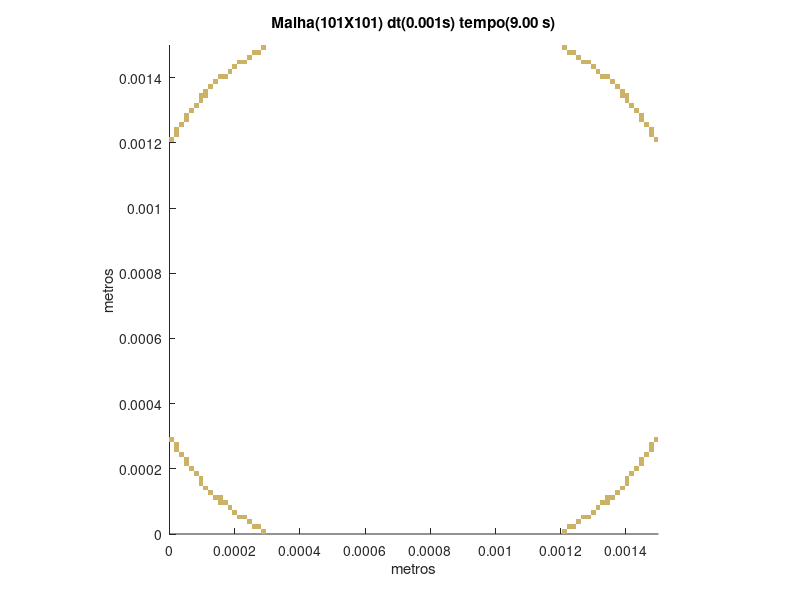

Here is the MATLAB script that generated this plot:
set (gca,'PlotBoxAspectRatio',[1 1 1],'Xlim',[0,0.0015],'Ylim',[0,0.0015])
hold on
title('Malha(101X101) dt(0.001s) tempo(9.00 s)')
hold on
ylabel('metros')
hold on
xlabel('metros')
hold on

fill([0.000282178217821782 0.000282178217821782 0.000297029702970297 0.000297029702970297],[0 1.48514851485149E-05 1.48514851485149E-05 0],[0.8,0.7,0.4],'LineStyle','none')

fill([0.0012029702970297 0.0012029702970297 0.00121782178217822 0.00121782178217822],[0 1.48514851485149E-05 1.48514851485149E-05 0],[0.8,0.7,0.4],'LineStyle','none')

fill([0.000252475247524752 0.000252475247524752 0.000267326732673267 0.000267326732673267],[1.48514851485149E-05 2.97029702970297E-05 2.97029702970297E-05 1.48514851485149E-05],[0.8,0.7,0.4],'LineStyle','none')

fill([0.000267326732673267 0.000267326732673267 0.000282178217821782 0.000282178217821782],[1.48514851485149E-05 2.97029702970297E-05 2.97029702970297E-05 1.48514851485149E-05],[0.8,0.7,0.4],'LineStyle','none')

fill([0.00121782178217822 0.00121782178217822 0.00123267326732673 0.00123267326732673],[1.48514851485149E-05 2.97029702970297E-05 2.97029702970297E-05 1.48514851485149E-05],[0.8,0.7,0.4],'LineStyle','none')

fill([0.00123267326732673 0.00123267326732673 0.00124752475247525 0.00124752475247525],[1.48514851485149E-05 2.97029702970297E-05 2.97029702970297E-05 1.48514851485149E-05],[0.8,0.7,0.4],'LineStyle','none')

fill([0.000237623762376238 0.000237623762376238 0.000252475247524752 0.000252475247524752],[2.97029702970297E-05 4.45544554455446E-05 4.45544554455446E-05 2.97029702970297E-05],[0.8,0.7,0.4],'LineStyle','none')

fill([0.00124752475247525 0.00124752475247525 0.00126237623762376 0.00126237623762376],[2.97029702970297E-05 4.45544554455446E-05 4.45544554455446E-05 2.97029702970297E-05],[0.8,0.7,0.4],'LineStyle','none')

fill([0.000207920792079208 0.000207920792079208 0.000222772277227723 0.000222772277227723],[4.45544554455446E-05 5.94059405940594E-05 5.94059405940594E-05 4.45544554455446E-05],[0.8,0.7,0.4],'LineStyle','none')

fill([0.000222772277227723 0.000222772277227723 0.000237623762376238 0.000237623762376238],[4.45544554455446E-05 5.94059405940594E-05 5.94059405940594E-05 4.45544554455446E-05],[0.8,0.7,0.4],'LineStyle','none')

fill([0.00126237623762376 0.00126237623762376 0.00127722772277228 0.00127722772277228],[4.45544554455446E-05 5.94059405940594E-05 5.94059405940594E-05 4.45544554455446E-05],[0.8,0.7,0.4],'LineStyle','none')

fill([0.00127722772277228 0.00127722772277228 0.00129207920792079 0.00129207920792079],[4.45544554455446E-05 5.94059405940594E-05 5.94059405940594E-05 4.45544554455446E-05],[0.8,0.7,0.4],'LineStyle','none')

fill([0.000193069306930693 0.000193069306930693 0.000207920792079208 0.000207920792079208],[5.94059405940594E-05 7.42574257425743E-05 7.42574257425743E-05 5.94059405940594E-05],[0.8,0.7,0.4],'LineStyle','none')

fill([0.00129207920792079 0.00129207920792079 0.00130693069306931 0.00130693069306931],[5.94059405940594E-05 7.42574257425743E-05 7.42574257425743E-05 5.94059405940594E-05],[0.8,0.7,0.4],'LineStyle','none')

fill([0.000178217821782178 0.000178217821782178 0.000193069306930693 0.000193069306930693],[7.42574257425743E-05 8.91089108910891E-05 8.91089108910891E-05 7.42574257425743E-05],[0.8,0.7,0.4],'LineStyle','none')

fill([0.00130693069306931 0.00130693069306931 0.00132178217821782 0.00132178217821782],[7.42574257425743E-05 8.91089108910891E-05 8.91089108910891E-05 7.42574257425743E-05],[0.8,0.7,0.4],'LineStyle','none')

fill([0.000148514851485149 0.000148514851485149 0.000163366336633663 0.000163366336633663],[8.91089108910891E-05 0.000103960396039604 0.000103960396039604 8.91089108910891E-05],[0.8,0.7,0.4],'LineStyle','none')

fill([0.000163366336633663 0.000163366336633663 0.000178217821782178 0.000178217821782178],[8.91089108910891E-05 0.000103960396039604 0.000103960396039604 8.91089108910891E-05],[0.8,0.7,0.4],'LineStyle','none')

fill([0.00132178217821782 0.00132178217821782 0.00133663366336634 0.00133663366336634],[8.91089108910891E-05 0.000103960396039604 0.000103960396039604 8.91089108910891E-05],[0.8,0.7,0.4],'LineStyle','none')

fill([0.00133663366336634 0.00133663366336634 0.00135148514851485 0.00135148514851485],[8.91089108910891E-05 0.000103960396039604 0.000103960396039604 8.91089108910891E-05],[0.8,0.7,0.4],'LineStyle','none')

fill([0.000133663366336634 0.000133663366336634 0.000148514851485149 0.000148514851485149],[0.000103960396039604 0.000118811881188119 0.000118811881188119 0.000103960396039604],[0.8,0.7,0.4],'LineStyle','none')

fill([0.000148514851485149 0.000148514851485149 0.000163366336633663 0.000163366336633663],[0.000103960396039604 0.000118811881188119 0.000118811881188119 0.000103960396039604],[0.8,0.7,0.4],'LineStyle','none')

fill([0.00133663366336634 0.00133663366336634 0.00135148514851485 0.00135148514851485],[0.000103960396039604 0.000118811881188119 0.000118811881188119 0.000103960396039604],[0.8,0.7,0.4],'LineStyle','none')

fill([0.00135148514851485 0.00135148514851485 0.00136633663366337 0.00136633663366337],[0.000103960396039604 0.000118811881188119 0.000118811881188119 0.000103960396039604],[0.8,0.7,0.4],'LineStyle','none')

fill([0.000118811881188119 0.000118811881188119 0.000133663366336634 0.000133663366336634],[0.000118811881188119 0.000133663366336634 0.000133663366336634 0.000118811881188119],[0.8,0.7,0.4],'LineStyle','none')

fill([0.00136633663366337 0.00136633663366337 0.00138118811881188 0.00138118811881188],[0.000118811881188119 0.000133663366336634 0.000133663366336634 0.000118811881188119],[0.8,0.7,0.4],'LineStyle','none')

fill([0.000103960396039604 0.000103960396039604 0.000118811881188119 0.000118811881188119],[0.000133663366336634 0.000148514851485149 0.000148514851485149 0.000133663366336634],[0.8,0.7,0.4],'LineStyle','none')

fill([0.00138118811881188 0.00138118811881188 0.0013960396039604 0.0013960396039604],[0.000133663366336634 0.000148514851485149 0.000148514851485149 0.000133663366336634],[0.8,0.7,0.4],'LineStyle','none')

fill([8.91089108910891E-05 8.91089108910891E-05 0.000103960396039604 0.000103960396039604],[0.000148514851485149 0.000163366336633663 0.000163366336633663 0.000148514851485149],[0.8,0.7,0.4],'LineStyle','none')

fill([0.0013960396039604 0.0013960396039604 0.00141089108910891 0.00141089108910891],[0.000148514851485149 0.000163366336633663 0.000163366336633663 0.000148514851485149],[0.8,0.7,0.4],'LineStyle','none')

fill([8.91089108910891E-05 8.91089108910891E-05 0.000103960396039604 0.000103960396039604],[0.000163366336633663 0.000178217821782178 0.000178217821782178 0.000163366336633663],[0.8,0.7,0.4],'LineStyle','none')

fill([0.0013960396039604 0.0013960396039604 0.00141089108910891 0.00141089108910891],[0.000163366336633663 0.000178217821782178 0.000178217821782178 0.000163366336633663],[0.8,0.7,0.4],'LineStyle','none')

fill([7.42574257425743E-05 7.42574257425743E-05 8.91089108910891E-05 8.91089108910891E-05],[0.000178217821782178 0.000193069306930693 0.000193069306930693 0.000178217821782178],[0.8,0.7,0.4],'LineStyle','none')

fill([0.00141089108910891 0.00141089108910891 0.00142574257425743 0.00142574257425743],[0.000178217821782178 0.000193069306930693 0.000193069306930693 0.000178217821782178],[0.8,0.7,0.4],'LineStyle','none')

fill([5.94059405940594E-05 5.94059405940594E-05 7.42574257425743E-05 7.42574257425743E-05],[0.000193069306930693 0.000207920792079208 0.000207920792079208 0.000193069306930693],[0.8,0.7,0.4],'LineStyle','none')

fill([0.00142574257425743 0.00142574257425743 0.00144059405940594 0.00144059405940594],[0.000193069306930693 0.000207920792079208 0.000207920792079208 0.000193069306930693],[0.8,0.7,0.4],'LineStyle','none')

fill([4.45544554455446E-05 4.45544554455446E-05 5.94059405940594E-05 5.94059405940594E-05],[0.000207920792079208 0.000222772277227723 0.000222772277227723 0.000207920792079208],[0.8,0.7,0.4],'LineStyle','none')

fill([0.00144059405940594 0.00144059405940594 0.00145544554455446 0.00145544554455446],[0.000207920792079208 0.000222772277227723 0.000222772277227723 0.000207920792079208],[0.8,0.7,0.4],'LineStyle','none')

fill([4.45544554455446E-05 4.45544554455446E-05 5.94059405940594E-05 5.94059405940594E-05],[0.000222772277227723 0.000237623762376238 0.000237623762376238 0.000222772277227723],[0.8,0.7,0.4],'LineStyle','none')

fill([0.00144059405940594 0.00144059405940594 0.00145544554455446 0.00145544554455446],[0.000222772277227723 0.000237623762376238 0.000237623762376238 0.000222772277227723],[0.8,0.7,0.4],'LineStyle','none')

fill([2.97029702970297E-05 2.97029702970297E-05 4.45544554455446E-05 4.45544554455446E-05],[0.000237623762376238 0.000252475247524752 0.000252475247524752 0.000237623762376238],[0.8,0.7,0.4],'LineStyle','none')

fill([0.00145544554455446 0.00145544554455446 0.00147029702970297 0.00147029702970297],[0.000237623762376238 0.000252475247524752 0.000252475247524752 0.000237623762376238],[0.8,0.7,0.4],'LineStyle','none')

fill([1.48514851485149E-05 1.48514851485149E-05 2.97029702970297E-05 2.97029702970297E-05],[0.000252475247524752 0.000267326732673267 0.000267326732673267 0.000252475247524752],[0.8,0.7,0.4],'LineStyle','none')

fill([0.00147029702970297 0.00147029702970297 0.00148514851485149 0.00148514851485149],[0.000252475247524752 0.000267326732673267 0.000267326732673267 0.000252475247524752],[0.8,0.7,0.4],'LineStyle','none')

fill([1.48514851485149E-05 1.48514851485149E-05 2.97029702970297E-05 2.97029702970297E-05],[0.000267326732673267 0.000282178217821782 0.000282178217821782 0.000267326732673267],[0.8,0.7,0.4],'LineStyle','none')

fill([0.00147029702970297 0.00147029702970297 0.00148514851485149 0.00148514851485149],[0.000267326732673267 0.000282178217821782 0.000282178217821782 0.000267326732673267],[0.8,0.7,0.4],'LineStyle','none')

fill([0 0 1.48514851485149E-05 1.48514851485149E-05],[0.000282178217821782 0.000297029702970297 0.000297029702970297 0.000282178217821782],[0.8,0.7,0.4],'LineStyle','none')

fill([0.00148514851485149 0.00148514851485149 0.0015 0.0015],[0.000282178217821782 0.000297029702970297 0.000297029702970297 0.000282178217821782],[0.8,0.7,0.4],'LineStyle','none')

fill([0 0 1.48514851485149E-05 1.48514851485149E-05],[0.0012029702970297 0.00121782178217822 0.00121782178217822 0.0012029702970297],[0.8,0.7,0.4],'LineStyle','none')

fill([0.00148514851485149 0.00148514851485149 0.0015 0.0015],[0.0012029702970297 0.00121782178217822 0.00121782178217822 0.0012029702970297],[0.8,0.7,0.4],'LineStyle','none')

fill([1.48514851485149E-05 1.48514851485149E-05 2.97029702970297E-05 2.97029702970297E-05],[0.00121782178217822 0.00123267326732673 0.00123267326732673 0.00121782178217822],[0.8,0.7,0.4],'LineStyle','none')

fill([0.00147029702970297 0.00147029702970297 0.00148514851485149 0.00148514851485149],[0.00121782178217822 0.00123267326732673 0.00123267326732673 0.00121782178217822],[0.8,0.7,0.4],'LineStyle','none')

fill([1.48514851485149E-05 1.48514851485149E-05 2.97029702970297E-05 2.97029702970297E-05],[0.00123267326732673 0.00124752475247525 0.00124752475247525 0.00123267326732673],[0.8,0.7,0.4],'LineStyle','none')

fill([0.00147029702970297 0.00147029702970297 0.00148514851485149 0.00148514851485149],[0.00123267326732673 0.00124752475247525 0.00124752475247525 0.00123267326732673],[0.8,0.7,0.4],'LineStyle','none')

fill([2.97029702970297E-05 2.97029702970297E-05 4.45544554455446E-05 4.45544554455446E-05],[0.00124752475247525 0.00126237623762376 0.00126237623762376 0.00124752475247525],[0.8,0.7,0.4],'LineStyle','none')

fill([0.00145544554455446 0.00145544554455446 0.00147029702970297 0.00147029702970297],[0.00124752475247525 0.00126237623762376 0.00126237623762376 0.00124752475247525],[0.8,0.7,0.4],'LineStyle','none')

fill([4.45544554455446E-05 4.45544554455446E-05 5.94059405940594E-05 5.94059405940594E-05],[0.00126237623762376 0.00127722772277228 0.00127722772277228 0.00126237623762376],[0.8,0.7,0.4],'LineStyle','none')

fill([0.00144059405940594 0.00144059405940594 0.00145544554455446 0.00145544554455446],[0.00126237623762376 0.00127722772277228 0.00127722772277228 0.00126237623762376],[0.8,0.7,0.4],'LineStyle','none')

fill([4.45544554455446E-05 4.45544554455446E-05 5.94059405940594E-05 5.94059405940594E-05],[0.00127722772277228 0.00129207920792079 0.00129207920792079 0.00127722772277228],[0.8,0.7,0.4],'LineStyle','none')

fill([0.00144059405940594 0.00144059405940594 0.00145544554455446 0.00145544554455446],[0.00127722772277228 0.00129207920792079 0.00129207920792079 0.00127722772277228],[0.8,0.7,0.4],'LineStyle','none')

fill([5.94059405940594E-05 5.94059405940594E-05 7.42574257425743E-05 7.42574257425743E-05],[0.00129207920792079 0.00130693069306931 0.00130693069306931 0.00129207920792079],[0.8,0.7,0.4],'LineStyle','none')

fill([0.00142574257425743 0.00142574257425743 0.00144059405940594 0.00144059405940594],[0.00129207920792079 0.00130693069306931 0.00130693069306931 0.00129207920792079],[0.8,0.7,0.4],'LineStyle','none')

fill([7.42574257425743E-05 7.42574257425743E-05 8.91089108910891E-05 8.91089108910891E-05],[0.00130693069306931 0.00132178217821782 0.00132178217821782 0.00130693069306931],[0.8,0.7,0.4],'LineStyle','none')

fill([0.00141089108910891 0.00141089108910891 0.00142574257425743 0.00142574257425743],[0.00130693069306931 0.00132178217821782 0.00132178217821782 0.00130693069306931],[0.8,0.7,0.4],'LineStyle','none')

fill([8.91089108910891E-05 8.91089108910891E-05 0.000103960396039604 0.000103960396039604],[0.00132178217821782 0.00133663366336634 0.00133663366336634 0.00132178217821782],[0.8,0.7,0.4],'LineStyle','none')

fill([0.0013960396039604 0.0013960396039604 0.00141089108910891 0.00141089108910891],[0.00132178217821782 0.00133663366336634 0.00133663366336634 0.00132178217821782],[0.8,0.7,0.4],'LineStyle','none')

fill([8.91089108910891E-05 8.91089108910891E-05 0.000103960396039604 0.000103960396039604],[0.00133663366336634 0.00135148514851485 0.00135148514851485 0.00133663366336634],[0.8,0.7,0.4],'LineStyle','none')

fill([0.000103960396039604 0.000103960396039604 0.000118811881188119 0.000118811881188119],[0.00133663366336634 0.00135148514851485 0.00135148514851485 0.00133663366336634],[0.8,0.7,0.4],'LineStyle','none')

fill([0.00138118811881188 0.00138118811881188 0.0013960396039604 0.0013960396039604],[0.00133663366336634 0.00135148514851485 0.00135148514851485 0.00133663366336634],[0.8,0.7,0.4],'LineStyle','none')

fill([0.0013960396039604 0.0013960396039604 0.00141089108910891 0.00141089108910891],[0.00133663366336634 0.00135148514851485 0.00135148514851485 0.00133663366336634],[0.8,0.7,0.4],'LineStyle','none')

fill([0.000103960396039604 0.000103960396039604 0.000118811881188119 0.000118811881188119],[0.00135148514851485 0.00136633663366337 0.00136633663366337 0.00135148514851485],[0.8,0.7,0.4],'LineStyle','none')

fill([0.00138118811881188 0.00138118811881188 0.0013960396039604 0.0013960396039604],[0.00135148514851485 0.00136633663366337 0.00136633663366337 0.00135148514851485],[0.8,0.7,0.4],'LineStyle','none')

fill([0.000118811881188119 0.000118811881188119 0.000133663366336634 0.000133663366336634],[0.00136633663366337 0.00138118811881188 0.00138118811881188 0.00136633663366337],[0.8,0.7,0.4],'LineStyle','none')

fill([0.00136633663366337 0.00136633663366337 0.00138118811881188 0.00138118811881188],[0.00136633663366337 0.00138118811881188 0.00138118811881188 0.00136633663366337],[0.8,0.7,0.4],'LineStyle','none')

fill([0.000133663366336634 0.000133663366336634 0.000148514851485149 0.000148514851485149],[0.00138118811881188 0.0013960396039604 0.0013960396039604 0.00138118811881188],[0.8,0.7,0.4],'LineStyle','none')

fill([0.00135148514851485 0.00135148514851485 0.00136633663366337 0.00136633663366337],[0.00138118811881188 0.0013960396039604 0.0013960396039604 0.00138118811881188],[0.8,0.7,0.4],'LineStyle','none')

fill([0.000148514851485149 0.000148514851485149 0.000163366336633663 0.000163366336633663],[0.0013960396039604 0.00141089108910891 0.00141089108910891 0.0013960396039604],[0.8,0.7,0.4],'LineStyle','none')

fill([0.000163366336633663 0.000163366336633663 0.000178217821782178 0.000178217821782178],[0.0013960396039604 0.00141089108910891 0.00141089108910891 0.0013960396039604],[0.8,0.7,0.4],'LineStyle','none')

fill([0.00132178217821782 0.00132178217821782 0.00133663366336634 0.00133663366336634],[0.0013960396039604 0.00141089108910891 0.00141089108910891 0.0013960396039604],[0.8,0.7,0.4],'LineStyle','none')

fill([0.00133663366336634 0.00133663366336634 0.00135148514851485 0.00135148514851485],[0.0013960396039604 0.00141089108910891 0.00141089108910891 0.0013960396039604],[0.8,0.7,0.4],'LineStyle','none')

fill([0.000178217821782178 0.000178217821782178 0.000193069306930693 0.000193069306930693],[0.00141089108910891 0.00142574257425743 0.00142574257425743 0.00141089108910891],[0.8,0.7,0.4],'LineStyle','none')

fill([0.00130693069306931 0.00130693069306931 0.00132178217821782 0.00132178217821782],[0.00141089108910891 0.00142574257425743 0.00142574257425743 0.00141089108910891],[0.8,0.7,0.4],'LineStyle','none')

fill([0.000193069306930693 0.000193069306930693 0.000207920792079208 0.000207920792079208],[0.00142574257425743 0.00144059405940594 0.00144059405940594 0.00142574257425743],[0.8,0.7,0.4],'LineStyle','none')

fill([0.00129207920792079 0.00129207920792079 0.00130693069306931 0.00130693069306931],[0.00142574257425743 0.00144059405940594 0.00144059405940594 0.00142574257425743],[0.8,0.7,0.4],'LineStyle','none')

fill([0.000207920792079208 0.000207920792079208 0.000222772277227723 0.000222772277227723],[0.00144059405940594 0.00145544554455446 0.00145544554455446 0.00144059405940594],[0.8,0.7,0.4],'LineStyle','none')

fill([0.000222772277227723 0.000222772277227723 0.000237623762376238 0.000237623762376238],[0.00144059405940594 0.00145544554455446 0.00145544554455446 0.00144059405940594],[0.8,0.7,0.4],'LineStyle','none')

fill([0.00126237623762376 0.00126237623762376 0.00127722772277228 0.00127722772277228],[0.00144059405940594 0.00145544554455446 0.00145544554455446 0.00144059405940594],[0.8,0.7,0.4],'LineStyle','none')

fill([0.00127722772277228 0.00127722772277228 0.00129207920792079 0.00129207920792079],[0.00144059405940594 0.00145544554455446 0.00145544554455446 0.00144059405940594],[0.8,0.7,0.4],'LineStyle','none')

fill([0.000237623762376238 0.000237623762376238 0.000252475247524752 0.000252475247524752],[0.00145544554455446 0.00147029702970297 0.00147029702970297 0.00145544554455446],[0.8,0.7,0.4],'LineStyle','none')

fill([0.00124752475247525 0.00124752475247525 0.00126237623762376 0.00126237623762376],[0.00145544554455446 0.00147029702970297 0.00147029702970297 0.00145544554455446],[0.8,0.7,0.4],'LineStyle','none')

fill([0.000252475247524752 0.000252475247524752 0.000267326732673267 0.000267326732673267],[0.00147029702970297 0.00148514851485149 0.00148514851485149 0.00147029702970297],[0.8,0.7,0.4],'LineStyle','none')

fill([0.000267326732673267 0.000267326732673267 0.000282178217821782 0.000282178217821782],[0.00147029702970297 0.00148514851485149 0.00148514851485149 0.00147029702970297],[0.8,0.7,0.4],'LineStyle','none')

fill([0.00121782178217822 0.00121782178217822 0.00123267326732673 0.00123267326732673],[0.00147029702970297 0.00148514851485149 0.00148514851485149 0.00147029702970297],[0.8,0.7,0.4],'LineStyle','none')

fill([0.00123267326732673 0.00123267326732673 0.00124752475247525 0.00124752475247525],[0.00147029702970297 0.00148514851485149 0.00148514851485149 0.00147029702970297],[0.8,0.7,0.4],'LineStyle','none')

fill([0.000282178217821782 0.000282178217821782 0.000297029702970297 0.000297029702970297],[0.00148514851485149 0.0015 0.0015 0.00148514851485149],[0.8,0.7,0.4],'LineStyle','none')

fill([0.0012029702970297 0.0012029702970297 0.00121782178217822 0.00121782178217822],[0.00148514851485149 0.0015 0.0015 0.00148514851485149],[0.8,0.7,0.4],'LineStyle','none')
